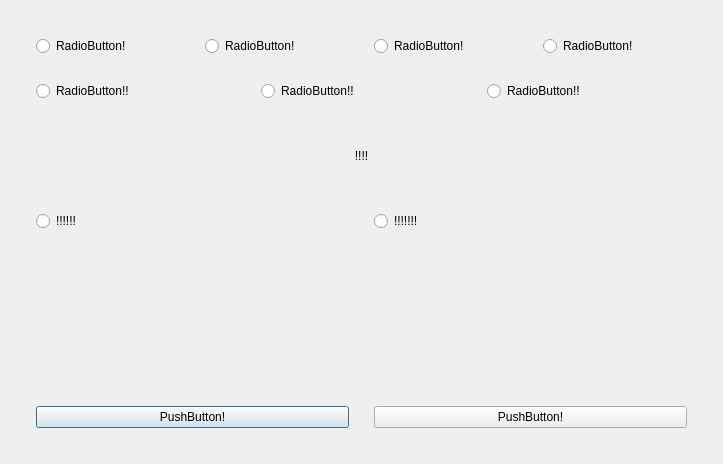
<?xml version="1.0" encoding="UTF-8"?>
<ui version="4.0">
 <class>Dialog</class>
 <widget class="QDialog" name="Dialog">
  <property name="geometry">
   <rect>
    <x>0</x>
    <y>0</y>
    <width>723</width>
    <height>464</height>
   </rect>
  </property>
  <property name="windowTitle">
   <string>Dialog</string>
  </property>
  <layout class="QVBoxLayout" name="verticalLayout_2">
   <item>
    <layout class="QVBoxLayout" name="layout">
     <property name="spacing">
      <number>25</number>
     </property>
     <property name="leftMargin">
      <number>25</number>
     </property>
     <property name="topMargin">
      <number>25</number>
     </property>
     <property name="rightMargin">
      <number>25</number>
     </property>
     <property name="bottomMargin">
      <number>25</number>
     </property>
     <item>
      <layout class="QHBoxLayout" name="radio_button_layout">
       <item>
        <widget class="QRadioButton" name="single_click_button">
         <property name="text">
          <string>RadioButton!</string>
         </property>
        </widget>
       </item>
       <item>
        <widget class="QRadioButton" name="double_click_button">
         <property name="text">
          <string>RadioButton!</string>
         </property>
        </widget>
       </item>
       <item>
        <widget class="QRadioButton" name="press_button">
         <property name="text">
          <string>RadioButton!</string>
         </property>
        </widget>
       </item>
       <item>
        <widget class="QRadioButton" name="release_button">
         <property name="text">
          <string>RadioButton!</string>
         </property>
        </widget>
       </item>
      </layout>
     </item>
     <item>
      <layout class="QHBoxLayout" name="button_group_layout">
       <item>
        <widget class="QRadioButton" name="lm_button">
         <property name="text">
          <string>RadioButton!!</string>
         </property>
        </widget>
       </item>
       <item>
        <widget class="QRadioButton" name="rm_button">
         <property name="text">
          <string>RadioButton!!</string>
         </property>
        </widget>
       </item>
       <item>
        <widget class="QRadioButton" name="cm_button">
         <property name="text">
          <string>RadioButton!!</string>
         </property>
        </widget>
       </item>
      </layout>
     </item>
     <item>
      <widget class="QLabel" name="text_1">
       <property name="text">
        <string>!!!!</string>
       </property>
       <property name="alignment">
        <set>Qt::AlignCenter</set>
       </property>
      </widget>
     </item>
     <item>
      <layout class="QHBoxLayout" name="radio_button_move_layout">
       <item>
        <widget class="QRadioButton" name="move_on_button">
         <property name="text">
          <string>!!!!!!</string>
         </property>
        </widget>
       </item>
       <item>
        <widget class="QRadioButton" name="move_in_button">
         <property name="text">
          <string>!!!!!!!</string>
         </property>
        </widget>
       </item>
      </layout>
     </item>
     <item>
      <layout class="QHBoxLayout" name="x_y_edit_layout">
       <property name="leftMargin">
        <number>25</number>
       </property>
       <property name="topMargin">
        <number>25</number>
       </property>
       <property name="rightMargin">
        <number>25</number>
       </property>
       <property name="bottomMargin">
        <number>25</number>
       </property>
       <item>
        <layout class="QFormLayout" name="x_edit_layout"/>
       </item>
       <item>
        <layout class="QFormLayout" name="y_edit_layout"/>
       </item>
      </layout>
     </item>
     <item>
      <layout class="QFormLayout" name="duration_layout">
       <property name="leftMargin">
        <number>25</number>
       </property>
       <property name="topMargin">
        <number>25</number>
       </property>
       <property name="rightMargin">
        <number>25</number>
       </property>
       <property name="bottomMargin">
        <number>25</number>
       </property>
      </layout>
     </item>
     <item>
      <layout class="QFormLayout" name="mouse_wheel_layout">
       <property name="leftMargin">
        <number>25</number>
       </property>
       <property name="topMargin">
        <number>25</number>
       </property>
       <property name="rightMargin">
        <number>25</number>
       </property>
       <property name="bottomMargin">
        <number>25</number>
       </property>
      </layout>
     </item>
     <item>
      <layout class="QHBoxLayout" name="horizontalLayout">
       <item>
        <widget class="QPushButton" name="back_button">
         <property name="text">
          <string>PushButton!</string>
         </property>
        </widget>
       </item>
       <item>
        <widget class="QPushButton" name="apply_button">
         <property name="text">
          <string>PushButton!</string>
         </property>
        </widget>
       </item>
      </layout>
     </item>
    </layout>
   </item>
  </layout>
 </widget>
 <resources/>
 <connections/>
</ui>
